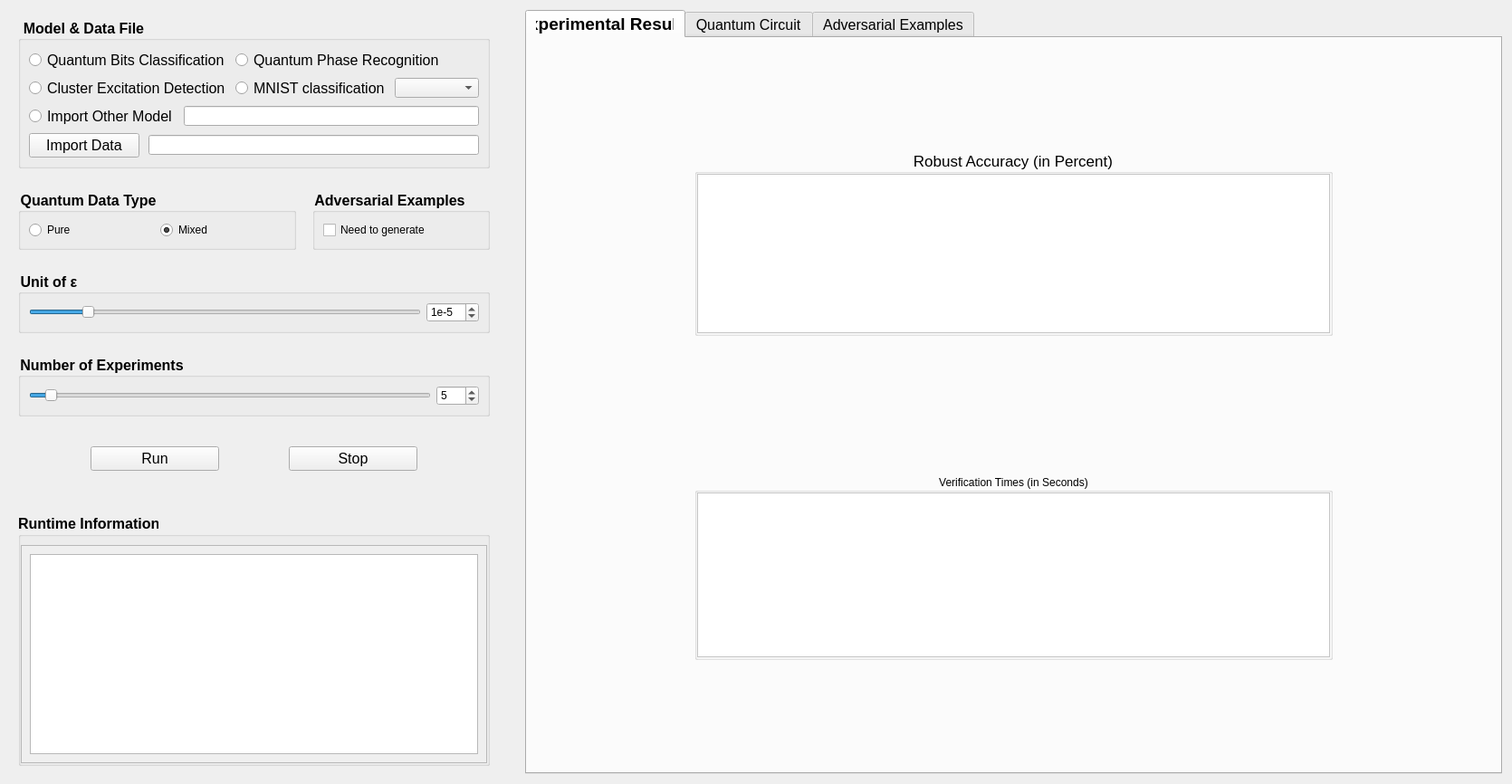
<?xml version="1.0" encoding="UTF-8"?>
<ui version="4.0">
 <class>robustnessView</class>
 <widget class="QWidget" name="robustnessView">
  <property name="geometry">
   <rect>
    <x>0</x>
    <y>0</y>
    <width>1670</width>
    <height>866</height>
   </rect>
  </property>
  <property name="windowTitle">
   <string>Form</string>
  </property>
  <layout class="QHBoxLayout" name="horizontalLayout_4" stretch="1,2">
   <property name="spacing">
    <number>30</number>
   </property>
   <item>
    <widget class="QWidget" name="widget" native="true">
     <layout class="QVBoxLayout" name="verticalLayout_12" stretch="3,2">
      <property name="spacing">
       <number>30</number>
      </property>
      <item>
       <widget class="QWidget" name="widget_setting" native="true">
        <layout class="QVBoxLayout" name="verticalLayout">
         <property name="spacing">
          <number>24</number>
         </property>
         <property name="leftMargin">
          <number>0</number>
         </property>
         <property name="topMargin">
          <number>0</number>
         </property>
         <property name="rightMargin">
          <number>0</number>
         </property>
         <item>
          <widget class="QGroupBox" name="groupBox_file">
           <property name="sizePolicy">
            <sizepolicy hsizetype="Expanding" vsizetype="Expanding">
             <horstretch>0</horstretch>
             <verstretch>0</verstretch>
            </sizepolicy>
           </property>
           <property name="font">
            <font>
             <pointsize>12</pointsize>
             <bold>true</bold>
            </font>
           </property>
           <property name="styleSheet">
            <string notr="true">QGroupBox::title{
	font-size: 14px;
}</string>
           </property>
           <property name="title">
            <string>Model &amp;&amp; Data File</string>
           </property>
           <layout class="QGridLayout" name="gridLayout">
            <item row="0" column="0">
             <widget class="QRadioButton" name="radioButton_binary">
              <property name="font">
               <font>
                <pointsize>12</pointsize>
               </font>
              </property>
              <property name="text">
               <string>Quantum Bits Classification</string>
              </property>
             </widget>
            </item>
            <item row="0" column="1" colspan="2">
             <widget class="QRadioButton" name="radioButton_phaseRecog">
              <property name="font">
               <font>
                <pointsize>12</pointsize>
               </font>
              </property>
              <property name="text">
               <string>Quantum Phase Recognition</string>
              </property>
             </widget>
            </item>
            <item row="1" column="0">
             <widget class="QRadioButton" name="radioButton_excitation">
              <property name="font">
               <font>
                <pointsize>12</pointsize>
               </font>
              </property>
              <property name="text">
               <string>Cluster Excitation Detection</string>
              </property>
             </widget>
            </item>
            <item row="1" column="1">
             <widget class="QRadioButton" name="radioButton_mnist">
              <property name="font">
               <font>
                <pointsize>12</pointsize>
               </font>
              </property>
              <property name="text">
               <string>MNIST classification</string>
              </property>
             </widget>
            </item>
            <item row="1" column="2">
             <widget class="QComboBox" name="comboBox"/>
            </item>
            <item row="2" column="0" colspan="3">
             <layout class="QHBoxLayout" name="horizontalLayout_model">
              <property name="spacing">
               <number>8</number>
              </property>
              <item>
               <widget class="QRadioButton" name="radioButton_importfile">
                <property name="font">
                 <font>
                  <pointsize>12</pointsize>
                 </font>
                </property>
                <property name="text">
                 <string>Import Other Model</string>
                </property>
               </widget>
              </item>
              <item>
               <widget class="QLineEdit" name="lineEdit_modelfile"/>
              </item>
             </layout>
            </item>
            <item row="3" column="0" colspan="3">
             <layout class="QHBoxLayout" name="horizontalLayout_data" stretch="1,3">
              <property name="spacing">
               <number>10</number>
              </property>
              <item>
               <widget class="QPushButton" name="pushButton_importdata">
                <property name="sizePolicy">
                 <sizepolicy hsizetype="Expanding" vsizetype="Fixed">
                  <horstretch>0</horstretch>
                  <verstretch>0</verstretch>
                 </sizepolicy>
                </property>
                <property name="font">
                 <font>
                  <pointsize>12</pointsize>
                  <bold>false</bold>
                 </font>
                </property>
                <property name="text">
                 <string>Import Data</string>
                </property>
               </widget>
              </item>
              <item>
               <widget class="QLineEdit" name="lineEdit_datafile"/>
              </item>
             </layout>
            </item>
           </layout>
          </widget>
         </item>
         <item>
          <layout class="QHBoxLayout" name="horizontalLayout_7" stretch="3,0">
           <property name="spacing">
            <number>18</number>
           </property>
           <item>
            <widget class="QGroupBox" name="groupBox_datatype">
             <property name="sizePolicy">
              <sizepolicy hsizetype="Expanding" vsizetype="Expanding">
               <horstretch>0</horstretch>
               <verstretch>0</verstretch>
              </sizepolicy>
             </property>
             <property name="font">
              <font>
               <pointsize>12</pointsize>
               <bold>true</bold>
              </font>
             </property>
             <property name="layoutDirection">
              <enum>Qt::LeftToRight</enum>
             </property>
             <property name="styleSheet">
              <string notr="true">QGroupBox::title{
	font-size: 14px;
}</string>
             </property>
             <property name="title">
              <string>Quantum Data Type</string>
             </property>
             <layout class="QHBoxLayout" name="horizontalLayout_14">
              <item>
               <widget class="QRadioButton" name="radioButton_pure">
                <property name="text">
                 <string>Pure</string>
                </property>
               </widget>
              </item>
              <item>
               <widget class="QRadioButton" name="radioButton_mixed">
                <property name="text">
                 <string>Mixed</string>
                </property>
                <property name="checked">
                 <bool>true</bool>
                </property>
               </widget>
              </item>
             </layout>
            </widget>
           </item>
           <item>
            <widget class="QGroupBox" name="groupBox_adex">
             <property name="sizePolicy">
              <sizepolicy hsizetype="Expanding" vsizetype="Expanding">
               <horstretch>0</horstretch>
               <verstretch>0</verstretch>
              </sizepolicy>
             </property>
             <property name="font">
              <font>
               <pointsize>12</pointsize>
               <bold>true</bold>
              </font>
             </property>
             <property name="layoutDirection">
              <enum>Qt::LeftToRight</enum>
             </property>
             <property name="styleSheet">
              <string notr="true">QGroupBox::title{
	font-size: 14px;
}</string>
             </property>
             <property name="title">
              <string>Adversarial Examples</string>
             </property>
             <layout class="QHBoxLayout" name="horizontalLayout_16">
              <item>
               <widget class="QCheckBox" name="checkBox">
                <property name="text">
                 <string>Need to generate</string>
                </property>
                <property name="checked">
                 <bool>false</bool>
                </property>
                <property name="tristate">
                 <bool>true</bool>
                </property>
               </widget>
              </item>
             </layout>
            </widget>
           </item>
          </layout>
         </item>
         <item>
          <widget class="QGroupBox" name="groupBox_unit">
           <property name="sizePolicy">
            <sizepolicy hsizetype="Expanding" vsizetype="Expanding">
             <horstretch>0</horstretch>
             <verstretch>0</verstretch>
            </sizepolicy>
           </property>
           <property name="font">
            <font>
             <pointsize>12</pointsize>
             <bold>true</bold>
            </font>
           </property>
           <property name="layoutDirection">
            <enum>Qt::LeftToRight</enum>
           </property>
           <property name="styleSheet">
            <string notr="true">QGroupBox::title{
	font-size: 14px;
}</string>
           </property>
           <property name="title">
            <string>Unit of ε</string>
           </property>
           <layout class="QHBoxLayout" name="horizontalLayout_15">
            <item>
             <widget class="QSlider" name="slider_unit">
              <property name="minimum">
               <number>1</number>
              </property>
              <property name="maximum">
               <number>30</number>
              </property>
              <property name="value">
               <number>5</number>
              </property>
              <property name="orientation">
               <enum>Qt::Horizontal</enum>
              </property>
             </widget>
            </item>
            <item>
             <widget class="QSpinBox" name="spinBox_unit">
              <property name="wrapping">
               <bool>true</bool>
              </property>
              <property name="prefix">
               <string>1e-</string>
              </property>
              <property name="minimum">
               <number>1</number>
              </property>
              <property name="maximum">
               <number>30</number>
              </property>
              <property name="singleStep">
               <number>1</number>
              </property>
              <property name="value">
               <number>5</number>
              </property>
             </widget>
            </item>
           </layout>
          </widget>
         </item>
         <item>
          <widget class="QGroupBox" name="groupBox_exptnum">
           <property name="sizePolicy">
            <sizepolicy hsizetype="Expanding" vsizetype="Expanding">
             <horstretch>0</horstretch>
             <verstretch>0</verstretch>
            </sizepolicy>
           </property>
           <property name="font">
            <font>
             <pointsize>12</pointsize>
             <bold>true</bold>
            </font>
           </property>
           <property name="layoutDirection">
            <enum>Qt::LeftToRight</enum>
           </property>
           <property name="styleSheet">
            <string notr="true">QGroupBox::title{
	font-size: 14px;
}</string>
           </property>
           <property name="title">
            <string>Number of Experiments</string>
           </property>
           <layout class="QHBoxLayout" name="horizontalLayout_11">
            <item>
             <widget class="QSlider" name="slider_exptnum">
              <property name="minimum">
               <number>1</number>
              </property>
              <property name="maximum">
               <number>100</number>
              </property>
              <property name="value">
               <number>5</number>
              </property>
              <property name="orientation">
               <enum>Qt::Horizontal</enum>
              </property>
             </widget>
            </item>
            <item>
             <widget class="QSpinBox" name="spinBox_exptnum">
              <property name="minimum">
               <number>1</number>
              </property>
              <property name="maximum">
               <number>100</number>
              </property>
              <property name="value">
               <number>5</number>
              </property>
             </widget>
            </item>
           </layout>
          </widget>
         </item>
         <item>
          <widget class="QGroupBox" name="groupBox_run">
           <property name="sizePolicy">
            <sizepolicy hsizetype="Expanding" vsizetype="Expanding">
             <horstretch>0</horstretch>
             <verstretch>0</verstretch>
            </sizepolicy>
           </property>
           <property name="styleSheet">
            <string notr="true">QGroupBox { border: none; }</string>
           </property>
           <layout class="QHBoxLayout" name="horizontalLayout_3" stretch="1,2,1,2,1">
            <item>
             <spacer name="horizontalSpacer_l">
              <property name="orientation">
               <enum>Qt::Horizontal</enum>
              </property>
              <property name="sizeHint" stdset="0">
               <size>
                <width>74</width>
                <height>20</height>
               </size>
              </property>
             </spacer>
            </item>
            <item>
             <widget class="QPushButton" name="pushButton_run">
              <property name="sizePolicy">
               <sizepolicy hsizetype="Expanding" vsizetype="Fixed">
                <horstretch>0</horstretch>
                <verstretch>0</verstretch>
               </sizepolicy>
              </property>
              <property name="font">
               <font>
                <pointsize>12</pointsize>
                <bold>false</bold>
               </font>
              </property>
              <property name="text">
               <string>Run</string>
              </property>
             </widget>
            </item>
            <item>
             <spacer name="horizontalSpacer_m">
              <property name="orientation">
               <enum>Qt::Horizontal</enum>
              </property>
              <property name="sizeHint" stdset="0">
               <size>
                <width>62</width>
                <height>20</height>
               </size>
              </property>
             </spacer>
            </item>
            <item>
             <widget class="QPushButton" name="pushButton_stop">
              <property name="sizePolicy">
               <sizepolicy hsizetype="Expanding" vsizetype="Fixed">
                <horstretch>0</horstretch>
                <verstretch>0</verstretch>
               </sizepolicy>
              </property>
              <property name="font">
               <font>
                <pointsize>12</pointsize>
               </font>
              </property>
              <property name="text">
               <string>Stop</string>
              </property>
             </widget>
            </item>
            <item>
             <spacer name="horizontalSpacer_r">
              <property name="orientation">
               <enum>Qt::Horizontal</enum>
              </property>
              <property name="sizeHint" stdset="0">
               <size>
                <width>73</width>
                <height>20</height>
               </size>
              </property>
             </spacer>
            </item>
           </layout>
          </widget>
         </item>
        </layout>
       </widget>
      </item>
      <item>
       <widget class="QGroupBox" name="groupBox_runtime">
        <property name="sizePolicy">
         <sizepolicy hsizetype="Expanding" vsizetype="Expanding">
          <horstretch>0</horstretch>
          <verstretch>0</verstretch>
         </sizepolicy>
        </property>
        <property name="font">
         <font>
          <family>Ubuntu</family>
          <pointsize>12</pointsize>
          <italic>false</italic>
          <bold>true</bold>
         </font>
        </property>
        <property name="styleSheet">
         <string notr="true">QGroupBox::title{
	font-size: 14px;
}
color: rgb(7, 7, 7);
background-color: rgb(238, 238, 238);

</string>
        </property>
        <property name="title">
         <string>Runtime Information</string>
        </property>
        <layout class="QHBoxLayout" name="horizontalLayout_10">
         <property name="leftMargin">
          <number>0</number>
         </property>
         <property name="rightMargin">
          <number>0</number>
         </property>
         <property name="bottomMargin">
          <number>0</number>
         </property>
         <item>
          <widget class="QScrollArea" name="scrollArea">
           <property name="widgetResizable">
            <bool>true</bool>
           </property>
           <widget class="QWidget" name="scrollAreaWidgetContents">
            <property name="geometry">
             <rect>
              <x>0</x>
              <y>0</y>
              <width>624</width>
              <height>141</height>
             </rect>
            </property>
            <layout class="QHBoxLayout" name="horizontalLayout_2">
             <item>
              <widget class="QTextBrowser" name="textBrowser_output">
               <property name="enabled">
                <bool>true</bool>
               </property>
               <property name="styleSheet">
                <string notr="true">font: 12pt &quot;Ubuntu Mono&quot;;</string>
               </property>
               <property name="lineWrapMode">
                <enum>QTextEdit::NoWrap</enum>
               </property>
              </widget>
             </item>
            </layout>
           </widget>
          </widget>
         </item>
        </layout>
       </widget>
      </item>
     </layout>
    </widget>
   </item>
   <item>
    <widget class="QTabWidget" name="tabWidget">
     <property name="font">
      <font>
       <pointsize>12</pointsize>
       <bold>false</bold>
      </font>
     </property>
     <property name="styleSheet">
      <string notr="true">QTabWidget::title{font-size: 14px;}
QTabBar::tab:selected { font-size: 19px; font-weight: bold; }</string>
     </property>
     <property name="currentIndex">
      <number>0</number>
     </property>
     <widget class="QWidget" name="tab_res">
      <attribute name="title">
       <string>Experimental Results</string>
      </attribute>
      <layout class="QHBoxLayout" name="horizontalLayout" stretch="1,4,1">
       <item>
        <spacer name="horizontalSpacer">
         <property name="orientation">
          <enum>Qt::Horizontal</enum>
         </property>
         <property name="sizeHint" stdset="0">
          <size>
           <width>161</width>
           <height>20</height>
          </size>
         </property>
        </spacer>
       </item>
       <item>
        <layout class="QVBoxLayout" name="verticalLayout_2" stretch="1,2,1,2,1">
         <property name="spacing">
          <number>50</number>
         </property>
         <property name="topMargin">
          <number>12</number>
         </property>
         <property name="bottomMargin">
          <number>12</number>
         </property>
         <item>
          <spacer name="verticalSpacer_2">
           <property name="orientation">
            <enum>Qt::Vertical</enum>
           </property>
           <property name="sizeHint" stdset="0">
            <size>
             <width>20</width>
             <height>40</height>
            </size>
           </property>
          </spacer>
         </item>
         <item>
          <widget class="QGroupBox" name="groupBox_acc">
           <property name="font">
            <font>
             <family>Ubuntu</family>
             <pointsize>13</pointsize>
             <italic>false</italic>
             <bold>false</bold>
            </font>
           </property>
           <property name="styleSheet">
            <string notr="true">font: 13pt &quot;Ubuntu&quot;;
</string>
           </property>
           <property name="title">
            <string>Robust Accuracy (in Percent)</string>
           </property>
           <property name="alignment">
            <set>Qt::AlignCenter</set>
           </property>
           <layout class="QVBoxLayout" name="verticalLayout_5" stretch="0">
            <property name="leftMargin">
             <number>0</number>
            </property>
            <property name="topMargin">
             <number>0</number>
            </property>
            <property name="rightMargin">
             <number>0</number>
            </property>
            <property name="bottomMargin">
             <number>0</number>
            </property>
            <item>
             <widget class="QTableView" name="table_accuracy">
              <property name="font">
               <font>
                <family>Ubuntu</family>
                <pointsize>13</pointsize>
                <italic>false</italic>
                <bold>false</bold>
               </font>
              </property>
              <property name="styleSheet">
               <string notr="true">background-color: rgb(255, 255, 255);</string>
              </property>
              <attribute name="horizontalHeaderMinimumSectionSize">
               <number>50</number>
              </attribute>
              <attribute name="horizontalHeaderDefaultSectionSize">
               <number>50</number>
              </attribute>
              <attribute name="verticalHeaderCascadingSectionResizes">
               <bool>false</bool>
              </attribute>
              <attribute name="verticalHeaderDefaultSectionSize">
               <number>100</number>
              </attribute>
             </widget>
            </item>
           </layout>
          </widget>
         </item>
         <item>
          <spacer name="verticalSpacer">
           <property name="orientation">
            <enum>Qt::Vertical</enum>
           </property>
           <property name="sizeHint" stdset="0">
            <size>
             <width>20</width>
             <height>40</height>
            </size>
           </property>
          </spacer>
         </item>
         <item>
          <widget class="QGroupBox" name="groupBox_time">
           <property name="styleSheet">
            <string notr="true">font: 13pt &quot;Ubuntu&quot;;
</string>
           </property>
           <property name="title">
            <string>Verification Times (in Seconds)</string>
           </property>
           <property name="alignment">
            <set>Qt::AlignCenter</set>
           </property>
           <layout class="QVBoxLayout" name="verticalLayout_6" stretch="3">
            <property name="leftMargin">
             <number>0</number>
            </property>
            <property name="topMargin">
             <number>0</number>
            </property>
            <property name="rightMargin">
             <number>0</number>
            </property>
            <property name="bottomMargin">
             <number>0</number>
            </property>
            <item>
             <widget class="QTableView" name="table_times">
              <property name="font">
               <font>
                <family>Ubuntu</family>
                <pointsize>13</pointsize>
                <italic>false</italic>
                <bold>false</bold>
               </font>
              </property>
              <property name="styleSheet">
               <string notr="true">color: rgb(7, 7, 7);
background-color: rgb(255, 255, 255);</string>
              </property>
             </widget>
            </item>
           </layout>
          </widget>
         </item>
         <item>
          <spacer name="verticalSpacer_3">
           <property name="orientation">
            <enum>Qt::Vertical</enum>
           </property>
           <property name="sizeHint" stdset="0">
            <size>
             <width>20</width>
             <height>40</height>
            </size>
           </property>
          </spacer>
         </item>
        </layout>
       </item>
       <item>
        <spacer name="horizontalSpacer_2">
         <property name="orientation">
          <enum>Qt::Horizontal</enum>
         </property>
         <property name="sizeHint" stdset="0">
          <size>
           <width>160</width>
           <height>20</height>
          </size>
         </property>
        </spacer>
       </item>
      </layout>
     </widget>
     <widget class="QWidget" name="tab_circ">
      <property name="sizePolicy">
       <sizepolicy hsizetype="Preferred" vsizetype="Preferred">
        <horstretch>0</horstretch>
        <verstretch>0</verstretch>
       </sizepolicy>
      </property>
      <property name="accessibleName">
       <string/>
      </property>
      <attribute name="title">
       <string>Quantum Circuit</string>
      </attribute>
      <layout class="QVBoxLayout" name="verticalLayout_8" stretch="0">
       <item>
        <widget class="QScrollArea" name="scrollArea_circ">
         <property name="widgetResizable">
          <bool>true</bool>
         </property>
         <widget class="QWidget" name="scrollAreaWidgetContents_circ">
          <property name="geometry">
           <rect>
            <x>0</x>
            <y>0</y>
            <width>936</width>
            <height>780</height>
           </rect>
          </property>
          <layout class="QVBoxLayout" name="verticalLayout_circ"/>
         </widget>
        </widget>
       </item>
      </layout>
     </widget>
     <widget class="QWidget" name="tab_ad">
      <property name="styleSheet">
       <string notr="true">QLabel{background-color:rgb(255,255,255);}</string>
      </property>
      <attribute name="title">
       <string>Adversarial Examples</string>
      </attribute>
      <layout class="QVBoxLayout" name="verticalLayout_3" stretch="0">
       <item>
        <widget class="QScrollArea" name="scrollArea_ad">
         <property name="styleSheet">
          <string notr="true"/>
         </property>
         <property name="widgetResizable">
          <bool>true</bool>
         </property>
         <widget class="QWidget" name="scrollAreaWidgetContents_ad">
          <property name="geometry">
           <rect>
            <x>0</x>
            <y>0</y>
            <width>936</width>
            <height>780</height>
           </rect>
          </property>
          <layout class="QVBoxLayout" name="verticalLayout_4"/>
         </widget>
        </widget>
       </item>
      </layout>
     </widget>
    </widget>
   </item>
  </layout>
 </widget>
 <resources/>
 <connections/>
</ui>
